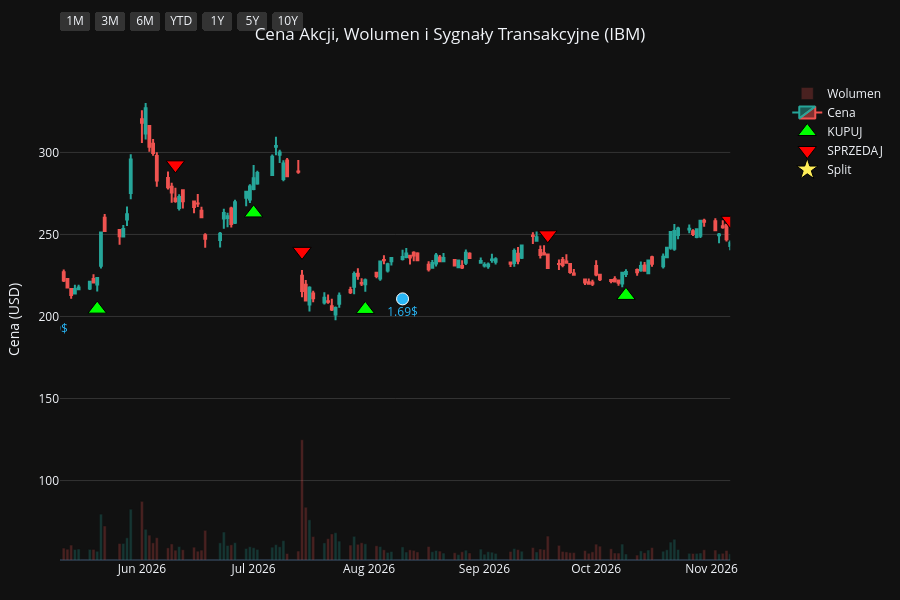
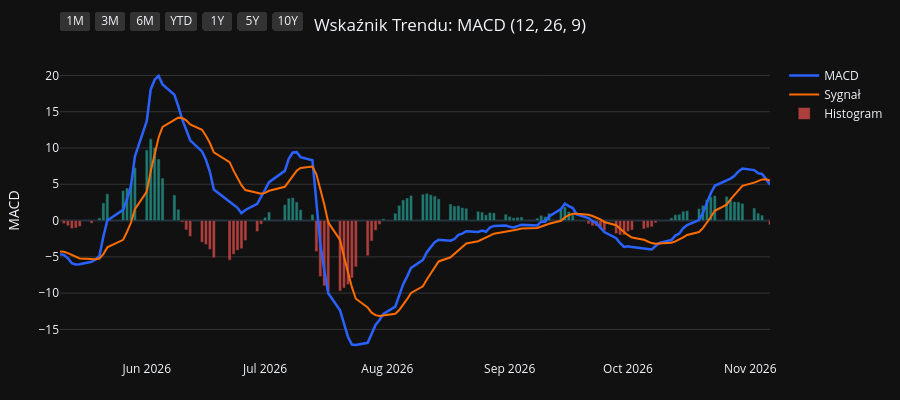
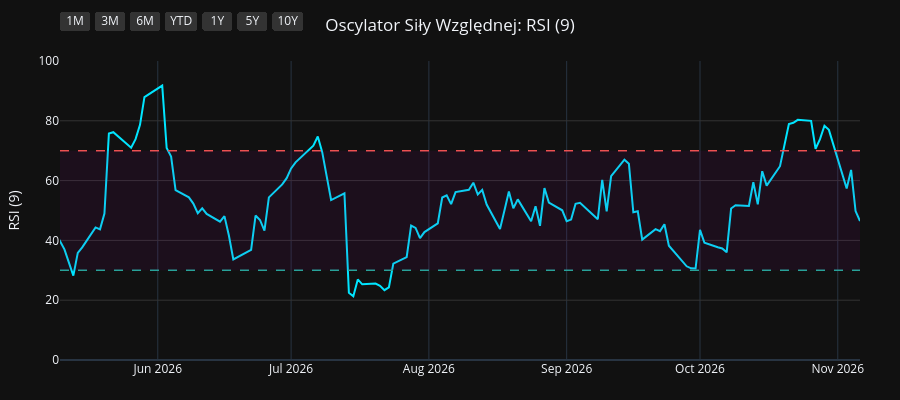
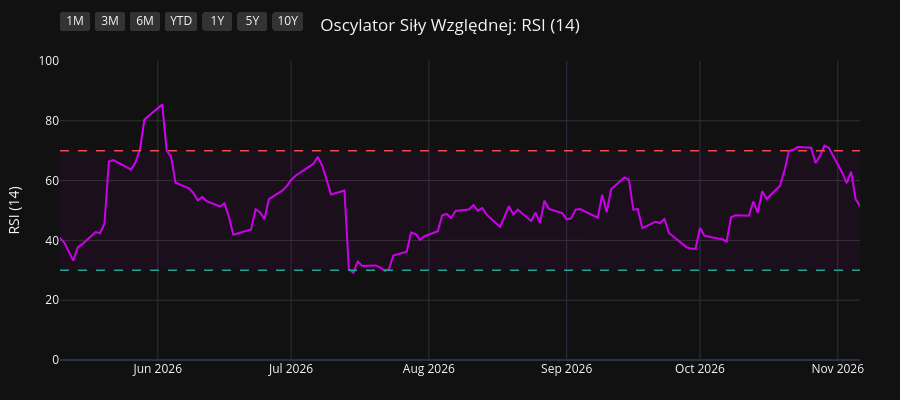

Notebook code cell kept with these figures, in order:
### Code cell
import os
import yfinance as yf
import pandas as pd
import pandas_ta as ta
import plotly.graph_objects as go
from plotly.subplots import make_subplots

# 1. Pobranie i przygotowanie danych
symbol = os.environ.get("STOCK_TICKER", "").strip().upper()
if not symbol:
    raise RuntimeError("Set STOCK_TICKER before running price_extractor.ipynb")
df = yf.Ticker(symbol).history(period="10y")
df.index = df.index.tz_localize(None)

# Wskaźniki i sygnały
df.ta.macd(fast=12, slow=26, signal=9, append=True)
df.ta.rsi(length=9, append=True)
df.ta.rsi(length=14, append=True)
df.ta.rsi(length=21, append=True)
df.dropna(inplace=True)

macd = df['MACD_12_26_9']
signal = df['MACDs_12_26_9']
wczorajszy_macd = macd.shift(1)
wczorajszy_signal = signal.shift(1)

df['Decyzja'] = 'BRAK'
df.loc[(macd > signal) & (wczorajszy_macd <= wczorajszy_signal), 'Decyzja'] = 'KUPUJ'
df.loc[(macd < signal) & (wczorajszy_macd >= wczorajszy_signal), 'Decyzja'] = 'SPRZEDAJ'

df_kupuj = df[df['Decyzja'] == 'KUPUJ']
df_sprzedaj = df[df['Decyzja'] == 'SPRZEDAJ']
df_dywidendy = df[df['Dividends'] > 0]
df_splity = df[df['Stock Splits'] > 0]

# Wspólna konfiguracja osi X
konfiguracja_osi_x = dict(
    type="date",
    showspikes=True, spikemode="across", spikesnap="cursor", spikedash="dot", spikecolor="#ffffff", spikethickness=1, hoverformat="%Y-%m-%d",
    rangeselector=dict(
        buttons=list([
            dict(count=1, label="1M", step="month", stepmode="backward"),
            dict(count=3, label="3M", step="month", stepmode="backward"),
            dict(count=6, label="6M", step="month", stepmode="backward"),
            dict(count=1, label="YTD", step="year", stepmode="todate"),
            dict(count=1, label="1Y", step="year", stepmode="backward"),
            dict(count=5, label="5Y", step="year", stepmode="backward"),
            dict(step="all", label="10Y")
        ]),
        bgcolor="#333333", activecolor="#2962ff", x=0, y=1.1
    )
)

# ==========================================
# WYKRES 1: CENA + WOLUMEN + SYGNAŁY
# ==========================================
fig1 = make_subplots(specs=[[{"secondary_y": True}]])

kolory_wolumenu = ['#26a69a' if row['Close'] >= row['Open'] else '#ef5350' for index, row in df.iterrows()]
fig1.add_trace(go.Bar(x=df.index, y=df['Volume'], marker_color=kolory_wolumenu, opacity=0.25, name='Wolumen'), secondary_y=True)
fig1.add_trace(go.Candlestick(x=df.index, open=df['Open'], high=df['High'], low=df['Low'], close=df['Close'], name='Cena', increasing_line_color='#26a69a', decreasing_line_color='#ef5350'), secondary_y=False)
fig1.add_trace(go.Scatter(x=df_kupuj.index, y=df_kupuj['Low'] * 0.95, customdata=df_kupuj[['Low', 'High']], mode='markers', marker=dict(symbol='triangle-up', size=16, color='#00ff00', line=dict(width=1, color='black')), name='KUPUJ', hovertemplate='KUPUJ<br>Najniższa: %{customdata[0]:.2f}<br>Najwyższa: %{customdata[1]:.2f}<extra></extra>'), secondary_y=False)
fig1.add_trace(go.Scatter(x=df_sprzedaj.index, y=df_sprzedaj['High'] * 1.05, customdata=df_sprzedaj[['Low', 'High']], mode='markers', marker=dict(symbol='triangle-down', size=16, color='#ff0000', line=dict(width=1, color='black')), name='SPRZEDAJ', hovertemplate='SPRZEDAJ<br>Najniższa: %{customdata[0]:.2f}<br>Najwyższa: %{customdata[1]:.2f}<extra></extra>'), secondary_y=False)

if not df_dywidendy.empty:
    fig1.add_trace(go.Scatter(x=df_dywidendy.index, y=df_dywidendy['Low'] * 0.90, mode='markers+text', marker=dict(symbol='circle', size=12, color='#29b6f6', line=dict(width=1, color='white')), text=df_dywidendy['Dividends'].apply(lambda x: f"{x}$"), textposition="bottom center", name='Dywidenda', showlegend=False, hovertemplate='Dywidenda: %{text}<extra></extra>', textfont=dict(color="#29b6f6")), secondary_y=False)
if not df_splity.empty:
                    fig1.add_trace(go.Scatter(x=df_splity.index, y=df_splity['High'], mode='markers+text', marker=dict(symbol='star', size=16, color='#ffee58', line=dict(width=1, color='black')), text=df_splity['Stock Splits'].apply(lambda x: f"{x:g}:1" if x >= 1 else f"1:{1 / x:g}"), textposition="top center", name='Split', hovertemplate='%{text}<extra></extra>', textfont=dict(color="#ffee58")), secondary_y=False)

fig1.update_layout(title=dict(text=f"Cena Akcji, Wolumen i Sygnały Transakcyjne ({symbol})", x=0.5, xanchor='center'), dragmode='pan', xaxis_rangeslider_visible=False, template='plotly_dark', height=600, hovermode='x unified', margin=dict(l=60, r=40, t=60, b=40))
fig1.update_xaxes(**konfiguracja_osi_x)
fig1.update_xaxes(range=[df.index.max() - pd.Timedelta(days=180), df.index.max()])
fig1.update_yaxes(title_text="Cena (USD)", secondary_y=False, gridcolor='#333333')
fig1.update_yaxes(range=[0, df['Volume'].max() * 4], showgrid=False, showticklabels=False, secondary_y=True)
fig1.show(config={'scrollZoom': True})

# ==========================================
# WYKRES 2: WSKAŹNIK MACD
# ==========================================
fig2 = go.Figure()
fig2.add_trace(go.Scatter(x=df.index, y=df['MACD_12_26_9'], line=dict(color='#2962ff', width=2.5), name='MACD'))
fig2.add_trace(go.Scatter(x=df.index, y=df['MACDs_12_26_9'], line=dict(color='#ff6d00', width=2), name='Sygnał'))
kolory_macd = ['#26a69a' if val >= 0 else '#ef5350' for val in df['MACDh_12_26_9']]
fig2.add_trace(go.Bar(x=df.index, y=df['MACDh_12_26_9'], marker_color=kolory_macd, name='Histogram', opacity=0.7))
fig2.update_layout(title=dict(text="Wskaźnik Trendu: MACD (12, 26, 9)", x=0.5, xanchor='center'), dragmode='pan', xaxis_rangeslider_visible=False, template='plotly_dark', height=400, hovermode='x unified', margin=dict(l=60, r=40, t=60, b=40))
fig2.update_xaxes(**konfiguracja_osi_x)
fig2.update_xaxes(range=[df.index.max() - pd.Timedelta(days=180), df.index.max()])
fig2.update_yaxes(title_text="MACD", gridcolor='#333333')
fig2.show(config={'scrollZoom': True})

# ==========================================
# WYKRES 3: OSCYLATOR RSI (9)
# ==========================================
fig3 = go.Figure()
fig3.add_trace(go.Scatter(x=df.index, y=df['RSI_9'], line=dict(color='#00e5ff', width=2), name='RSI (9)'))
fig3.add_hline(y=70, line_dash="dash", line_color="#ef5350", line_width=1.5)
fig3.add_hline(y=30, line_dash="dash", line_color="#26a69a", line_width=1.5)
fig3.add_hrect(y0=30, y1=70, line_width=0, fillcolor="purple", opacity=0.1)
fig3.update_layout(title=dict(text="Oscylator Siły Względnej: RSI (9)", x=0.5, xanchor='center'), dragmode='pan', xaxis_rangeslider_visible=False, template='plotly_dark', height=400, hovermode='x unified', margin=dict(l=60, r=40, t=60, b=40))
fig3.update_xaxes(**konfiguracja_osi_x)
fig3.update_xaxes(range=[df.index.max() - pd.Timedelta(days=180), df.index.max()])
fig3.update_yaxes(title_text="RSI (9)", range=[0, 100], gridcolor='#333333')
fig3.show(config={'scrollZoom': True})

# ==========================================
# WYKRES 4: OSCYLATOR RSI (14)
# ==========================================
fig4 = go.Figure()
fig4.add_trace(go.Scatter(x=df.index, y=df['RSI_14'], line=dict(color='#d500f9', width=2), name='RSI (14)'))
fig4.add_hline(y=70, line_dash="dash", line_color="#ef5350", line_width=1.5)
fig4.add_hline(y=30, line_dash="dash", line_color="#26a69a", line_width=1.5)
fig4.add_hrect(y0=30, y1=70, line_width=0, fillcolor="purple", opacity=0.1)
fig4.update_layout(title=dict(text="Oscylator Siły Względnej: RSI (14)", x=0.5, xanchor='center'), dragmode='pan', xaxis_rangeslider_visible=False, template='plotly_dark', height=400, hovermode='x unified', margin=dict(l=60, r=40, t=60, b=40))
fig4.update_xaxes(**konfiguracja_osi_x)
fig4.update_xaxes(range=[df.index.max() - pd.Timedelta(days=180), df.index.max()])
fig4.update_yaxes(title_text="RSI (14)", range=[0, 100], gridcolor='#333333')
fig4.show(config={'scrollZoom': True})

# ==========================================
# WYKRES 5: OSCYLATOR RSI (21)
# ==========================================
fig5 = go.Figure()
fig5.add_trace(go.Scatter(x=df.index, y=df['RSI_21'], line=dict(color='#64dd17', width=2), name='RSI (21)'))
fig5.add_hline(y=70, line_dash="dash", line_color="#ef5350", line_width=1.5)
fig5.add_hline(y=30, line_dash="dash", line_color="#26a69a", line_width=1.5)
fig5.add_hrect(y0=30, y1=70, line_width=0, fillcolor="purple", opacity=0.1)
fig5.update_layout(title=dict(text="Oscylator Siły Względnej: RSI (21)", x=0.5, xanchor='center'), dragmode='pan', xaxis_rangeslider_visible=False, template='plotly_dark', height=400, hovermode='x unified', margin=dict(l=60, r=40, t=60, b=40))
fig5.update_xaxes(**konfiguracja_osi_x)
fig5.update_xaxes(range=[df.index.max() - pd.Timedelta(days=180), df.index.max()])
fig5.update_yaxes(title_text="RSI (21)", range=[0, 100], gridcolor='#333333')
fig5.show(config={'scrollZoom': True})

### Figure 1 — Plotly figure (JSON) as saved in the notebook; plotly's stock layout.template omitted (floating-point values rounded to 4 significant figures; data arrays with more than 128 entries replaced by an {"elided": "..."} marker saying what was removed)
{"data": [{"marker": {"color": {"elided": "2481 str values"}}, "name": "Wolumen", "opacity": 0.25, "type": "bar", "x": {"elided": "2481 str values"}, "xaxis": "x", "y": {"elided": "2481 int values"}, "yaxis": "y2"}, {"close": {"elided": "2481 float values"}, "decreasing": {"line": {"color": "#ef5350"}}, "high": {"elided": "2481 float values"}, "increasing": {"line": {"color": "#26a69a"}}, "low": {"elided": "2481 float values"}, "name": "Cena", "open": {"elided": "2481 float values"}, "type": "candlestick", "x": {"elided": "2481 str values"}, "xaxis": "x", "yaxis": "y"}, {"customdata": {"elided": "86x2 float values"}, "hovertemplate": "KUPUJ<br>Najniższa: %{customdata[0]:.2f}<br>Najwyższa: %{customdata[1]:.2f}<extra></extra>", "marker": {"color": "#00ff00", "line": {"color": "black", "width": 1}, "size": 16, "symbol": "triangle-up"}, "mode": "markers", "name": "KUPUJ", "type": "scatter", "x": ["2017-01-23T00:00:00", "2017-05-16T00:00:00", "2017-07-14T00:00:00", "2017-07-18T00:00:00", "2017-08-14T00:00:00", "2017-10-18T00:00:00", "2017-11-24T00:00:00", "2018-01-03T00:00:00", "2018-01-26T00:00:00", "2018-02-23T00:00:00", "2018-04-10T00:00:00", "2018-05-10T00:00:00", "2018-06-04T00:00:00", "2018-07-06T00:00:00", "2018-08-07T00:00:00", "2018-08-17T00:00:00", "2018-09-13T00:00:00", "2018-11-07T00:00:00", "2019-01-02T00:00:00", "2019-04-01T00:00:00", "2019-04-12T00:00:00", "2019-04-16T00:00:00", "2019-05-22T00:00:00", "2019-06-06T00:00:00", "2019-08-30T00:00:00", "2019-11-04T00:00:00", "2019-11-25T00:00:00", "2019-12-10T00:00:00", "2020-01-02T00:00:00", "2020-01-08T00:00:00", "2020-01-31T00:00:00", "2020-03-26T00:00:00", "2020-05-08T00:00:00", "2020-05-27T00:00:00", "2020-07-14T00:00:00", "2020-08-06T00:00:00", "2020-09-02T00:00:00", "2020-09-17T00:00:00", "2020-10-01T00:00:00", "2020-11-06T00:00:00", "2021-01-06T00:00:00", "2021-02-09T00:00:00", "2021-04-21T00:00:00", "2021-06-08T00:00:00", "2021-07-23T00:00:00", "2021-09-24T00:00:00", "2021-11-08T00:00:00", "2021-11-23T00:00:00", "2022-02-02T00:00:00", "2022-03-07T00:00:00", "2022-04-20T00:00:00", "2022-05-04T00:00:00", "2022-05-17T00:00:00", "2022-05-26T00:00:00", "2022-06-24T00:00:00", "2022-08-03T00:00:00", "2022-10-05T00:00:00", "2022-10-14T00:00:00", "2023-01-10T00:00:00", "2023-02-10T00:00:00", "2023-03-21T00:00:00", "2023-05-15T00:00:00", "2023-07-19T00:00:00", "2023-08-28T00:00:00", "2023-10-26T00:00:00", "2024-01-16T00:00:00", "2024-03-05T00:00:00", "2024-05-10T00:00:00", "2024-08-15T00:00:00", "2024-10-08T00:00:00", "2024-11-20T00:00:00", "2025-01-17T00:00:00", "2025-04-16T00:00:00", "2025-06-06T00:00:00", "2025-08-20T00:00:00", "2025-10-24T00:00:00", "2025-11-11T00:00:00", "2025-12-08T00:00:00", "2026-01-12T00:00:00", "2026-01-29T00:00:00", "2026-03-04T00:00:00", "2026-04-13T00:00:00", "2026-05-20T00:00:00", "2026-07-01T00:00:00", "2026-07-31T00:00:00", "2026-10-09T00:00:00"], "xaxis": "x", "y": [102.7, 93.28, 94.35, 93.49, 88.22, 97.55, 95.0, 98.14, 104.1, 97.67, 98.1, 91.66, 91.13, 90.48, 93.8, 93.74, 95.32, 79.26, 73.28, 93.93, 95.39, 95.6, 91.15, 87.92, 91.31, 92.58, 92.38, 91.84, 92.67, 92.08, 96.81, 73.35, 85.24, 86.94, 83.03, 88.01, 88.15, 87.0, 85.86, 80.88, 91.7, 88.77, 101.0, 109.8, 104.1, 102.6, 96.92, 92.26, 107.5, 101.1, 107.3, 106.3, 110.5, 109.6, 113.3, 106.9, 102.4, 98.83, 119.2, 112.8, 106.1, 104.8, 115.8, 125.8, 122.6, 144.8, 168.4, 148.5, 174.0, 204.4, 190.4, 203.0, 215.5, 246.1, 222.5, 261.3, 287.2, 286.7, 279.3, 282.5, 229.4, 217.0, 204.5, 263.1, 204.3, 212.8], "yaxis": "y"}, {"customdata": {"elided": "86x2 float values"}, "hovertemplate": "SPRZEDAJ<br>Najniższa: %{customdata[0]:.2f}<br>Najwyższa: %{customdata[1]:.2f}<extra></extra>", "marker": {"color": "#ff0000", "line": {"color": "black", "width": 1}, "size": 16, "symbol": "triangle-down"}, "mode": "markers", "name": "SPRZEDAJ", "type": "scatter", "x": ["2017-02-24T00:00:00", "2017-07-06T00:00:00", "2017-07-17T00:00:00", "2017-07-19T00:00:00", "2017-10-16T00:00:00", "2017-10-30T00:00:00", "2017-12-14T00:00:00", "2018-01-25T00:00:00", "2018-01-29T00:00:00", "2018-03-21T00:00:00", "2018-04-19T00:00:00", "2018-06-01T00:00:00", "2018-06-20T00:00:00", "2018-07-31T00:00:00", "2018-08-13T00:00:00", "2018-09-04T00:00:00", "2018-10-05T00:00:00", "2018-12-17T00:00:00", "2019-02-20T00:00:00", "2019-04-09T00:00:00", "2019-04-15T00:00:00", "2019-04-17T00:00:00", "2019-05-23T00:00:00", "2019-08-01T00:00:00", "2019-10-02T00:00:00", "2019-11-20T00:00:00", "2019-12-02T00:00:00", "2019-12-31T00:00:00", "2020-01-07T00:00:00", "2020-01-30T00:00:00", "2020-02-19T00:00:00", "2020-05-07T00:00:00", "2020-05-11T00:00:00", "2020-06-11T00:00:00", "2020-07-31T00:00:00", "2020-08-17T00:00:00", "2020-09-03T00:00:00", "2020-09-21T00:00:00", "2020-10-20T00:00:00", "2020-12-14T00:00:00", "2021-01-22T00:00:00", "2021-04-08T00:00:00", "2021-05-12T00:00:00", "2021-06-16T00:00:00", "2021-08-19T00:00:00", "2021-10-21T00:00:00", "2021-11-19T00:00:00", "2022-01-11T00:00:00", "2022-02-10T00:00:00", "2022-04-07T00:00:00", "2022-05-03T00:00:00", "2022-05-10T00:00:00", "2022-05-18T00:00:00", "2022-06-10T00:00:00", "2022-07-05T00:00:00", "2022-08-26T00:00:00", "2022-10-07T00:00:00", "2022-11-29T00:00:00", "2023-01-19T00:00:00", "2023-02-22T00:00:00", "2023-04-17T00:00:00", "2023-06-21T00:00:00", "2023-08-11T00:00:00", "2023-09-12T00:00:00", "2023-12-15T00:00:00", "2024-02-07T00:00:00", "2024-03-15T00:00:00", "2024-08-05T00:00:00", "2024-10-01T00:00:00", "2024-10-17T00:00:00", "2024-12-16T00:00:00", "2025-02-24T00:00:00", "2025-05-28T00:00:00", "2025-07-02T00:00:00", "2025-10-10T00:00:00", "2025-11-07T00:00:00", "2025-11-13T00:00:00", "2025-12-16T00:00:00", "2026-01-20T00:00:00", "2026-02-04T00:00:00", "2026-04-10T00:00:00", "2026-04-24T00:00:00", "2026-06-10T00:00:00", "2026-07-14T00:00:00", "2026-09-18T00:00:00", "2026-11-06T00:00:00"], "xaxis": "x", "y": [122.2, 104.6, 104.6, 102.1, 101.4, 106.2, 107.6, 115.7, 116.8, 110.8, 104.5, 101.2, 102.4, 103.3, 103.3, 104.7, 108.7, 86.87, 102.2, 104.9, 106.0, 104.2, 100.3, 113.4, 106.9, 102.2, 102.2, 101.9, 102.6, 104.1, 116.6, 95.92, 96.07, 98.13, 95.71, 99.02, 102.5, 95.16, 94.73, 101.0, 96.54, 109.9, 118.1, 122.7, 115.6, 110.9, 102.4, 117.1, 121.4, 114.9, 118.8, 121.9, 123.9, 124.0, 126.0, 122.3, 111.0, 135.7, 131.2, 123.2, 120.2, 128.1, 137.3, 141.7, 158.9, 178.2, 188.6, 182.8, 220.1, 232.0, 231.8, 266.4, 269.4, 295.0, 297.2, 317.3, 323.7, 316.3, 310.4, 299.9, 247.6, 240.9, 292.4, 239.7, 249.8, 258.7], "yaxis": "y"}, {"hovertemplate": "Dywidenda: %{text}<extra></extra>", "marker": {"color": "#29b6f6", "line": {"color": "white", "width": 1}, "size": 12, "symbol": "circle"}, "mode": "markers+text", "name": "Dywidenda", "showlegend": false, "text": ["1.338432$", "1.434034$", "1.434034$", "1.434034$", "1.434034$", "1.500956$", "1.500956$", "1.500956$", "1.500956$", "1.548757$", "1.548757$", "1.548757$", "1.548757$", "1.558317$", "1.558317$", "1.558317$", "1.558317$", "1.567878$", "1.567878$", "1.64$", "1.64$", "1.65$", "1.65$", "1.65$", "1.65$", "1.66$", "1.66$", "1.66$", "1.66$", "1.67$", "1.67$", "1.67$", "1.67$", "1.68$", "1.68$", "1.68$", "1.68$", "1.69$", "1.69$"], "textfont": {"color": "#29b6f6"}, "textposition": "bottom center", "type": "scatter", "x": ["2017-02-08T00:00:00", "2017-05-08T00:00:00", "2017-08-08T00:00:00", "2017-11-09T00:00:00", "2018-02-08T00:00:00", "2018-05-09T00:00:00", "2018-08-09T00:00:00", "2018-11-08T00:00:00", "2019-02-07T00:00:00", "2019-05-09T00:00:00", "2019-08-08T00:00:00", "2019-11-07T00:00:00", "2020-02-07T00:00:00", "2020-05-07T00:00:00", "2020-08-07T00:00:00", "2020-11-09T00:00:00", "2021-02-09T00:00:00", "2021-05-07T00:00:00", "2021-08-09T00:00:00", "2021-11-09T00:00:00", "2022-02-10T00:00:00", "2022-05-09T00:00:00", "2022-08-09T00:00:00", "2022-11-09T00:00:00", "2023-02-09T00:00:00", "2023-05-09T00:00:00", "2023-08-09T00:00:00", "2023-11-09T00:00:00", "2024-02-08T00:00:00", "2024-05-09T00:00:00", "2024-08-09T00:00:00", "2024-11-12T00:00:00", "2025-02-10T00:00:00", "2025-05-09T00:00:00", "2025-08-08T00:00:00", "2025-11-10T00:00:00", "2026-02-10T00:00:00", "2026-05-08T00:00:00", "2026-08-10T00:00:00"], "xaxis": "x", "y": [101.5, 88.68, 83.61, 89.12, 88.58, 85.79, 88.83, 76.23, 83.08, 84.65, 88.69, 89.62, 100.7, 80.61, 83.26, 79.03, 84.1, 101.6, 100.2, 90.58, 101.5, 102.9, 100.9, 108.3, 106.7, 97.88, 116.8, 120.6, 152.0, 140.3, 161.3, 179.8, 213.7, 215.8, 212.0, 268.3, 257.5, 200.9, 210.7], "yaxis": "y"}, {"hovertemplate": "%{text}<extra></extra>", "marker": {"color": "#ffee58", "line": {"color": "black", "width": 1}, "size": 16, "symbol": "star"}, "mode": "markers+text", "name": "Split", "text": ["1.046:1"], "textfont": {"color": "#ffee58"}, "textposition": "top center", "type": "scatter", "x": ["2021-11-04T00:00:00"], "xaxis": "x", "y": [101.9], "yaxis": "y"}], "layout": {"dragmode": "pan", "height": 600, "hovermode": "x unified", "margin": {"b": 40, "l": 60, "r": 40, "t": 60}, "title": {"text": "Cena Akcji, Wolumen i Sygnały Transakcyjne (IBM)", "x": 0.5, "xanchor": "center"}, "xaxis": {"anchor": "y", "domain": [0.0, 0.94], "hoverformat": "%Y-%m-%d", "range": ["2026-05-10T00:00:00", "2026-11-06T00:00:00"], "rangeselector": {"activecolor": "#2962ff", "bgcolor": "#333333", "buttons": [{"count": 1, "label": "1M", "step": "month", "stepmode": "backward"}, {"count": 3, "label": "3M", "step": "month", "stepmode": "backward"}, {"count": 6, "label": "6M", "step": "month", "stepmode": "backward"}, {"count": 1, "label": "YTD", "step": "year", "stepmode": "todate"}, {"count": 1, "label": "1Y", "step": "year", "stepmode": "backward"}, {"count": 5, "label": "5Y", "step": "year", "stepmode": "backward"}, {"label": "10Y", "step": "all"}], "x": 0, "y": 1.1}, "rangeslider": {"visible": false}, "showspikes": true, "spikecolor": "#ffffff", "spikedash": "dot", "spikemode": "across", "spikesnap": "cursor", "spikethickness": 1, "type": "date"}, "yaxis": {"anchor": "x", "domain": [0.0, 1.0], "gridcolor": "#333333", "title": {"text": "Cena (USD)"}}, "yaxis2": {"anchor": "x", "overlaying": "y", "range": [0, 269763600], "showgrid": false, "showticklabels": false, "side": "right"}}}

### Figure 2 — Plotly figure (JSON) as saved in the notebook; plotly's stock layout.template omitted (floating-point values rounded to 4 significant figures; data arrays with more than 128 entries replaced by an {"elided": "..."} marker saying what was removed)
{"data": [{"line": {"color": "#2962ff", "width": 2.5}, "name": "MACD", "type": "scatter", "x": {"elided": "2481 str values"}, "y": {"elided": "2481 float values"}}, {"line": {"color": "#ff6d00", "width": 2}, "name": "Sygnał", "type": "scatter", "x": {"elided": "2481 str values"}, "y": {"elided": "2481 float values"}}, {"marker": {"color": {"elided": "2481 str values"}}, "name": "Histogram", "opacity": 0.7, "type": "bar", "x": {"elided": "2481 str values"}, "y": {"elided": "2481 float values"}}], "layout": {"dragmode": "pan", "height": 400, "hovermode": "x unified", "margin": {"b": 40, "l": 60, "r": 40, "t": 60}, "title": {"text": "Wskaźnik Trendu: MACD (12, 26, 9)", "x": 0.5, "xanchor": "center"}, "xaxis": {"hoverformat": "%Y-%m-%d", "range": ["2026-05-10T00:00:00", "2026-11-06T00:00:00"], "rangeselector": {"activecolor": "#2962ff", "bgcolor": "#333333", "buttons": [{"count": 1, "label": "1M", "step": "month", "stepmode": "backward"}, {"count": 3, "label": "3M", "step": "month", "stepmode": "backward"}, {"count": 6, "label": "6M", "step": "month", "stepmode": "backward"}, {"count": 1, "label": "YTD", "step": "year", "stepmode": "todate"}, {"count": 1, "label": "1Y", "step": "year", "stepmode": "backward"}, {"count": 5, "label": "5Y", "step": "year", "stepmode": "backward"}, {"label": "10Y", "step": "all"}], "x": 0, "y": 1.1}, "rangeslider": {"visible": false}, "showspikes": true, "spikecolor": "#ffffff", "spikedash": "dot", "spikemode": "across", "spikesnap": "cursor", "spikethickness": 1, "type": "date"}, "yaxis": {"gridcolor": "#333333", "title": {"text": "MACD"}}}}

### Figure 3 — Plotly figure (JSON) as saved in the notebook; plotly's stock layout.template omitted (floating-point values rounded to 4 significant figures; data arrays with more than 128 entries replaced by an {"elided": "..."} marker saying what was removed)
{"data": [{"line": {"color": "#00e5ff", "width": 2}, "name": "RSI (9)", "type": "scatter", "x": {"elided": "2481 str values"}, "y": {"elided": "2481 float values"}}], "layout": {"dragmode": "pan", "height": 400, "hovermode": "x unified", "margin": {"b": 40, "l": 60, "r": 40, "t": 60}, "shapes": [{"line": {"color": "#ef5350", "dash": "dash", "width": 1.5}, "type": "line", "x0": 0, "x1": 1, "xref": "x domain", "y0": 70, "y1": 70, "yref": "y"}, {"line": {"color": "#26a69a", "dash": "dash", "width": 1.5}, "type": "line", "x0": 0, "x1": 1, "xref": "x domain", "y0": 30, "y1": 30, "yref": "y"}, {"fillcolor": "purple", "line": {"width": 0}, "opacity": 0.1, "type": "rect", "x0": 0, "x1": 1, "xref": "x domain", "y0": 30, "y1": 70, "yref": "y"}], "title": {"text": "Oscylator Siły Względnej: RSI (9)", "x": 0.5, "xanchor": "center"}, "xaxis": {"hoverformat": "%Y-%m-%d", "range": ["2026-05-10T00:00:00", "2026-11-06T00:00:00"], "rangeselector": {"activecolor": "#2962ff", "bgcolor": "#333333", "buttons": [{"count": 1, "label": "1M", "step": "month", "stepmode": "backward"}, {"count": 3, "label": "3M", "step": "month", "stepmode": "backward"}, {"count": 6, "label": "6M", "step": "month", "stepmode": "backward"}, {"count": 1, "label": "YTD", "step": "year", "stepmode": "todate"}, {"count": 1, "label": "1Y", "step": "year", "stepmode": "backward"}, {"count": 5, "label": "5Y", "step": "year", "stepmode": "backward"}, {"label": "10Y", "step": "all"}], "x": 0, "y": 1.1}, "rangeslider": {"visible": false}, "showspikes": true, "spikecolor": "#ffffff", "spikedash": "dot", "spikemode": "across", "spikesnap": "cursor", "spikethickness": 1, "type": "date"}, "yaxis": {"gridcolor": "#333333", "range": [0, 100], "title": {"text": "RSI (9)"}}}}

### Figure 4 — Plotly figure (JSON) as saved in the notebook; plotly's stock layout.template omitted (floating-point values rounded to 4 significant figures; data arrays with more than 128 entries replaced by an {"elided": "..."} marker saying what was removed)
{"data": [{"line": {"color": "#d500f9", "width": 2}, "name": "RSI (14)", "type": "scatter", "x": {"elided": "2481 str values"}, "y": {"elided": "2481 float values"}}], "layout": {"dragmode": "pan", "height": 400, "hovermode": "x unified", "margin": {"b": 40, "l": 60, "r": 40, "t": 60}, "shapes": [{"line": {"color": "#ef5350", "dash": "dash", "width": 1.5}, "type": "line", "x0": 0, "x1": 1, "xref": "x domain", "y0": 70, "y1": 70, "yref": "y"}, {"line": {"color": "#26a69a", "dash": "dash", "width": 1.5}, "type": "line", "x0": 0, "x1": 1, "xref": "x domain", "y0": 30, "y1": 30, "yref": "y"}, {"fillcolor": "purple", "line": {"width": 0}, "opacity": 0.1, "type": "rect", "x0": 0, "x1": 1, "xref": "x domain", "y0": 30, "y1": 70, "yref": "y"}], "title": {"text": "Oscylator Siły Względnej: RSI (14)", "x": 0.5, "xanchor": "center"}, "xaxis": {"hoverformat": "%Y-%m-%d", "range": ["2026-05-10T00:00:00", "2026-11-06T00:00:00"], "rangeselector": {"activecolor": "#2962ff", "bgcolor": "#333333", "buttons": [{"count": 1, "label": "1M", "step": "month", "stepmode": "backward"}, {"count": 3, "label": "3M", "step": "month", "stepmode": "backward"}, {"count": 6, "label": "6M", "step": "month", "stepmode": "backward"}, {"count": 1, "label": "YTD", "step": "year", "stepmode": "todate"}, {"count": 1, "label": "1Y", "step": "year", "stepmode": "backward"}, {"count": 5, "label": "5Y", "step": "year", "stepmode": "backward"}, {"label": "10Y", "step": "all"}], "x": 0, "y": 1.1}, "rangeslider": {"visible": false}, "showspikes": true, "spikecolor": "#ffffff", "spikedash": "dot", "spikemode": "across", "spikesnap": "cursor", "spikethickness": 1, "type": "date"}, "yaxis": {"gridcolor": "#333333", "range": [0, 100], "title": {"text": "RSI (14)"}}}}
